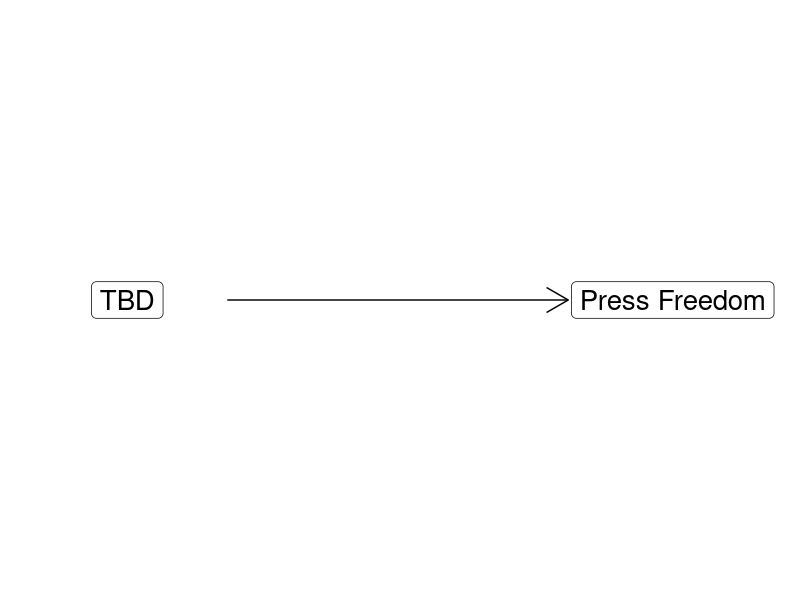

This figure's R source: (Note: this script raises an error after producing the figure.)
## ---- chunk 1
library(tidyverse)
library(readxl)
library(kableExtra)
## ---- chunk 2
## Manual DAG
d1 <- tibble(
  x = c(-3, 3),
  y = c(1, 1),
  labels = c("TBD", "Press Freedom")
)

ggplot(data = d1, aes(x = x, y = y)) +
  geom_point(size = 8) +
  theme_void() +
  coord_cartesian(xlim = c(-4, 4)) +
  geom_label(aes(label = labels), size = 7) +
  annotate("segment", x = -1.9, xend = 1.85, y = 1, yend = 1, arrow = arrow())
## ---- chunk 3
set.seed(134)

mpg |>
  slice_sample(n = 9) |>
  kbl(digits = 1, align = c('l', 'l', rep('c', 9))) |>
  kableExtra::kable_styling(font_size = 24)
## ---- chunk 4
knitr::include_graphics("Images/01_2-levels_measurement.png")
## ---- chunk 5
set.seed(134)

mpg |>
  slice_sample(n = 10) |>
  kbl(digits = 1, align = c('l', 'l', rep('c', 9))) |>
  column_spec(6:7, background = "pink") |>
  kableExtra::kable_styling(font_size = 22)
## ---- chunk 6
options(width = 40)
## ---- chunk 7
table(mpg$trans)
## ---- chunk 8
table(mpg$drv)
## ---- chunk 9
# Cross-tabulation Table
table(mpg$trans, mpg$drv)
## ---- chunk 10
options(width = 90)
## ---- chunk 11
# Convert cross-tabs into overall proportions (%s)
proportions(table(mpg$trans, mpg$drv))
## ---- chunk 12
proportions(table(mpg$class, mpg$drv))
## ---- chunk 13
# Proportions by Row
proportions(table(mpg$class, mpg$drv), margin = 1)
## ---- chunk 14
# Proportions by Column
proportions(table(mpg$class, mpg$drv), margin = 2)
## ---- chunk 15
knitr::include_graphics("Images/08_2-probability.jpg")
## ---- chunk 16
# Proportions by Row
proportions(table(mpg$class, mpg$drv), margin = 1)
## ---- chunk 17
set.seed(134)

mpg |>
  slice_sample(n = 10) |>
  kbl(digits = 1, align = c('l', 'l', rep('c', 9))) |>
  column_spec(7:8, background = "pink") |>
  kableExtra::kable_styling(font_size = 24)
## ---- chunk 18
table(mpg$drv)
## ---- chunk 19
summary(mpg$cty)
## ---- chunk 20
options(width = 80)
## ---- chunk 21
aggregate(data = mpg, cty ~ drv, FUN = mean)
## ---- chunk 22
aggregate(data = mpg, cty ~ drv, FUN = sd)
## ---- chunk 23
aggregate(data = mpg, cty ~ drv, FUN = summary)
## ---- chunk 24
aggregate(data = mpg, cty ~ drv, FUN = summary)
## ---- chunk 25
aggregate(data = mpg, hwy ~ drv, FUN = summary)
## ---- chunk 26
set.seed(134)

mpg |>
  slice_sample(n = 10) |>
  kbl(digits = 1, align = c('l', 'l', rep('c', 9))) |>
  column_spec(c(3, 8), background = "pink") |>
  kableExtra::kable_styling(font_size = 22)
## ---- chunk 27
aggregate(data = mpg, cty ~ displ, FUN = summary)
## ---- chunk 28
summary(mpg$displ)
## ---- chunk 29
mpg$displ2 <- cut(x = mpg$displ, 
                  breaks = c(0, 3.472, 8), 
                  labels = c("Small", "Large"))
## ---- chunk 30
table(mpg$displ2)
summary(mpg$cty)
## ---- chunk 31
aggregate(data = mpg, cty ~ displ2, FUN = summary)
## ---- chunk 32
mpg$displ3 <- cut(x = mpg$displ, 
                  breaks = c(0, 2.1, 4.1, 8), 
                  labels = c("Small", "Medium", "Large"))
## ---- chunk 33
table(mpg$displ3)

aggregate(data = mpg, cty ~ displ3, FUN = summary)
## ---- chunk 34
# Check the quantiles
summary(mpg$displ)
## ---- chunk 35
# Recode the variable
mpg$displ4 <- cut(x = mpg$displ, 
                  breaks = c(0, 2.4, 3.472, 4.6, 8), 
                  labels = c("1st Q", "2nd Q", "3rd Q", "4th Q"))
## ---- chunk 36
# Calculate the result
aggregate(data = mpg, cty ~ displ4, FUN = summary)
## ---- chunk 37
set.seed(134)

mpg |>
  select(-displ2, -displ3, -displ4) |>
  slice_sample(n = 10) |>
  kbl(digits = 1, align = c('l', 'l', rep('c', 9))) |>
  column_spec(c(3, 8), background = "pink") |>
  kableExtra::kable_styling(font_size = 21)
## ---- chunk 38
## Show correlations
cor_examples <- function(sd) {
    tibble(
    x = rnorm(50, mean = 8, sd = 2),
    y = x + rnorm(50, 0, sd),
    Group = str_c("Correlation: ", round(cor(x, y), 2))
    )
}

# Generate sims
set.seed(54)
rbind(cor_examples(1),
      cor_examples(3),
      cor_examples(18)) |>
ggplot(aes(x = x, y = y)) +
    geom_point() +
    geom_smooth(method = "lm", se = FALSE) +
    theme_bw() +
  labs(x = "", y = "") +
    facet_wrap(~Group, scales = "free")
## ---- chunk 39
# Show inverse correlations
inv_cor_examples <- function(sd) {
    tibble(
    x = rnorm(50, mean = 8, sd = 2),
    y = -2 * x + rnorm(50, 0, sd),
    Group = str_c("Correlation: ", round(cor(x, y), 2))
    )
}

set.seed(54)
rbind(inv_cor_examples(2),
      inv_cor_examples(6),
      inv_cor_examples(11)) |>
ggplot(aes(x = x, y = y)) +
    geom_point() +
    geom_smooth(method = "lm", se = FALSE) +
    theme_bw() +
  labs(x = "", y = "") +
    facet_wrap(~Group, scales = "free")
## ---- chunk 40
knitr::include_graphics("Images/10_1-Engines-Types.gif")
## ---- chunk 41
knitr::include_graphics("Images/10_1-mpg1.png")
## ---- chunk 42
pair1 <- tibble(anscombe[, c("x1", "y1")]) |> rename(x = x1, y = y1) |> mutate(Group = "Example 1")
pair2 <- tibble(anscombe[, c("x2", "y2")]) |> rename(x = x2, y = y2) |> mutate(Group = "Example 2")
pair3 <- tibble(anscombe[, c("x3", "y3")]) |> rename(x = x3, y = y3) |> mutate(Group = "Example 3")
pair4 <- tibble(anscombe[, c("x4", "y4")]) |> rename(x = x4, y = y4) |> mutate(Group = "Example 4")

d <- rbind(pair1, pair2, pair3, pair4)

d |>
    ggplot(aes(x = x, y = y)) +
    geom_point() +
    #geom_smooth(method = "lm", se = FALSE) +
    theme_bw() +
    facet_wrap(~ Group, ncol = 2) +
  labs(x = "", y = "")
## ---- chunk 43
pair1 <- tibble(anscombe[, c("x1", "y1")]) |> rename(x = x1, y = y1) |> mutate(Group = "Example 1")
pair2 <- tibble(anscombe[, c("x2", "y2")]) |> rename(x = x2, y = y2) |> mutate(Group = "Example 2")
pair3 <- tibble(anscombe[, c("x3", "y3")]) |> rename(x = x3, y = y3) |> mutate(Group = "Example 3")
pair4 <- tibble(anscombe[, c("x4", "y4")]) |> rename(x = x4, y = y4) |> mutate(Group = "Example 4")

d <- rbind(pair1, pair2, pair3, pair4)

d |>
    ggplot(aes(x = x, y = y)) +
    geom_point() +
    geom_smooth(method = "lm", se = FALSE) +
    theme_bw() +
    facet_wrap(~ Group, ncol = 2) +
  labs(x = "", y = "")
## ---- chunk 44
d |>
    group_by(Group) |>
    summarize(
        MeanX = round(mean(x), 1),
        MeanY = round(mean(y), 1),
        Correlation = round(cor(x,y), 2)
        ) |>
  kbl(align = c("l", "c", "c", "c")) |>
  kableExtra::kable_styling(font_size = 26)
## ---- chunk 45
# Calculate the correlation
cor(mpg$cty, mpg$hwy)
## ---- chunk 46
# Test the significance of the correlation (Pearsons)
cor.test(mpg$cty, mpg$hwy)
## ---- chunk 47
diamonds |>
  select(price, cut, clarity, carat) |>
  slice_sample(n = 12) |>
  kbl(align = "c") |>
  kableExtra::kable_styling(font_size = 25)
